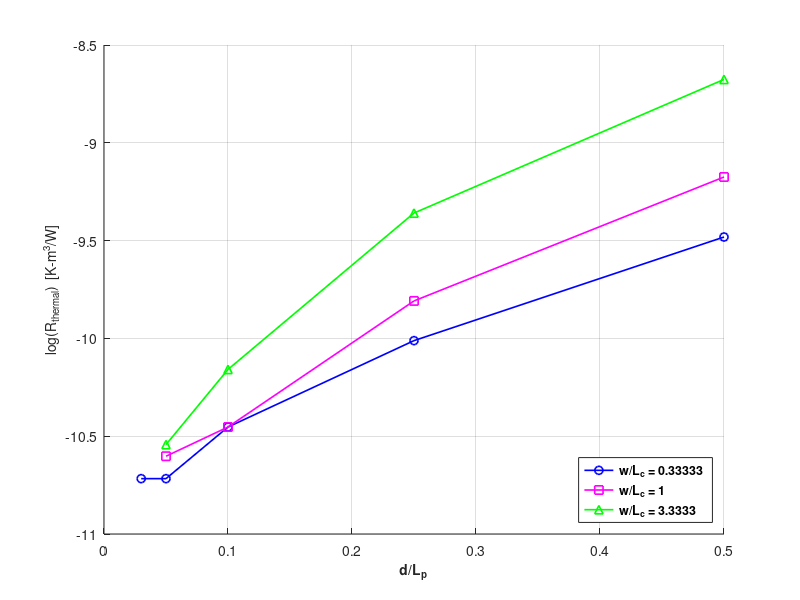

The MATLAB script that drew this image:
clc
close all
% clear all

%deltas
delta_T=43;
delta_P=50;

%FLUID PROPS
rho=1.225;
k=0.0242;
cp=1006.43;
mu=1.7894e-5;
alpha=k/rho/cp;

%GEOMETRY PARAMS
w = [0.005 0.015 0.05];
Lc = [0.015 0.015 0.015];
d = [0.0005 0.001 0.0025 0.005];
da= linspace(0.0003, 0.005, 1000);
Lp = [0.01 0.01 0.01 0.01];
for i=1:1:length(da)
    Lpa(i) = 0.01;
end

dbyLp = d./Lp;
da_by_Lpa = da./(Lpa);

d_by_Lp={};
d_by_Lp{1} = [0.0003 0.0005 0.001 0.0025 0.005]./[0.01 0.01 0.01 0.01 0.01];
d_by_Lp{2} = dbyLp;
d_by_Lp{3} = dbyLp;

%ANALYTICAL Q AND R : 2 LIMITS

    % 0 Limit
Q1_pervol = rho*cp*delta_T*delta_P/32/mu.*da.^2./Lpa.^2;
R1 = delta_T./Q1_pervol;

    % INF Limit
Q2_pervol = 4*k*delta_T./sqrt(alpha*Lpa)./da.*(2*delta_P./rho)^0.25;
R2 = delta_T./Q2_pervol;

% Simulation Results
Qsim_pervol={};
unevenness = {};
R_sim={};

Qsim_pervol{1} = [1.94E+06 1.94E+06 1.49E+06 9.58E+05 5.64E+05]; %% 2nd entry was 9.6e5
R_sim{1} = delta_T./Qsim_pervol{1};
unevenness{1} = [0.161345868 0.359109154 0.565205658 0.372173637];

Qsim_pervol{2} = [1.73E+06 1.49E+06 7.82E+05 4.15E+05];
R_sim{2} = delta_T./Qsim_pervol{2};
unevenness{2} = [0.11642391 0.183890682 0.158531625 -0.202479089];

Qsim_pervol{3} = [1.63E+06 1.11E+06 4.99E+05 2.52E+05];
R_sim{3} = delta_T./Qsim_pervol{3};
unevenness{3} = [-0.195347324 -0.451598127 -1.4 -2.378263632];

%% PLOTTING
plotStyle = {'k--','r--','b-o','m-s','g-^'};
grid on;
hold on;

% plot(da_by_Lpa,log(R1),plotStyle{1},da_by_Lpa,log(R2),plotStyle{2},'LineWidth',2);
% %
p=1;
for p=1:1:3
plot(d_by_Lp{p},log(R_sim{p}),plotStyle{p+2},'LineWidth',1.2);
end
w_by_Lc = w./Lc;

legend(['w/L_c = ' num2str(w_by_Lc(1))],['w/L_c = ' num2str(w_by_Lc(2))],['w/L_c = ' num2str(w_by_Lc(3))],...
    'Location','southeast','FontSize',9,'FontWeight','bold');
xlabel('d/L_p','FontSize',10,'FontWeight','bold')
ylabel('log(R_{thermal})  [K-m^{3}/W]','FontSize',10)
 
%% YY PLOTTING
% p = 3 ; % Case # = p
% figure(1);
% [AX,H1,H2] = plotyy(d_by_Lp{p},R_sim{p},d_by_Lp{p},unevenness{p},'plot');
% 
% %You can use the handles returned by plotyy to label the axes and set the line styles used for plotting.
% % With the axes handles you can specify the YLabel properties of the left- and right-side y-axis:
% hold on;
% grid on;
% %Ylabels
% set(get(AX(1),'Ylabel'),'String','R_{thermal} (K-m^{3}/W)');
% set(get(AX(2),'Ylabel'),'String','Flow Unevenness');%'$Flow\ Unevenness={}^{{{u}_{MAX-Channel}}-{{u}_{HagenPoiseuille}}}/{}_{{{u}_{inlet}}}$', 'Interpreter', 'Latex')
% 
% %Xlabel
% xlab='d/Lp';
% obj_label=xlabel(xlab);
% set(obj_label,'Interpreter','Latex','FontSize',12,'FontWeight','bold');
% 
% %TiTle
% param = Lc./w;
% obj=title(sprintf('$Lc/w = %0.3f$;',param(p)));
% set(obj,'Interpreter','Latex','FontSize',12,'FontWeight','bold');
% 
% %Use the line handles to set the LineStyle properties of the left- and right-side plots:
% set(H1,'LineStyle',':','marker','s','LineWidth',2)
% set(H2,'LineStyle',':','marker','o','LineWidth',2)
% 
% %legend([H1;H2],'y1','y2');
% 
% % get current (active) axes property
% scale = 0.041;
% pos = get(gca, 'Position');
% pos(2) = pos(2)+scale*pos(4);
% pos(4) = (1-scale)*pos(4);
% set(gca, 'Position', pos)
% 
% %
% % fname = ['R_uneven_' num2str(p) '.fig'];
% % savefig(fname)
% % ename = ['R_uneven_' num2str(p) '.eps'];
% % saveas(gcf,ename)
% % jname = ['R_uneven_' num2str(p) '.jpg'];
% % saveas(gcf,jname)
